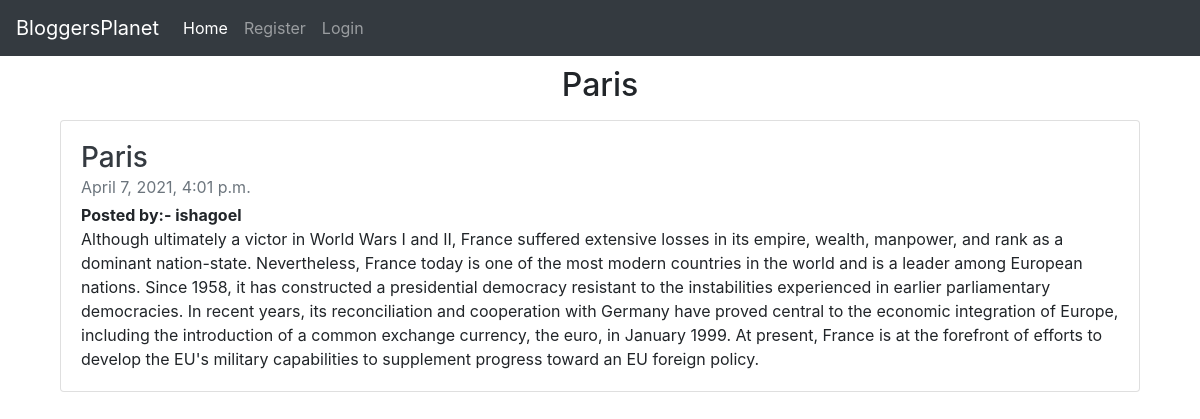
Screenshot of /blog_detail/1 with the database file from the repository.
### myapp1/models.py (models this page shows, shortened)
class Blog(models.Model):
    user_id=models.ForeignKey(User,on_delete=models.CASCADE)
    title=models.CharField(max_length=150)
    dsc=models.TextField()
    date= models.DateTimeField(auto_now_add=True,null=True)

### myapp1/views.py (the view)
# urls.py: path('blog_detail/<int:id>', views.blog_detail,name='blog_detail'),
def blog_detail(request,id):
    blog=Blog.objects.get(id=id)
    context={'blog':blog}
    return render(request,'blog_detail.html',context)

### templates/blog_detail.html (shortened to what this page needs)
<!DOCTYPE html>
<html lang="en">
<head>
    <link rel="stylesheet" href="https://maxcdn.bootstrapcdn.com/bootstrap/4.0.0/css/bootstrap.min.css">
    <link href="//maxcdn.bootstrapcdn.com/bootstrap/4.0.0/css/bootstrap.min.css" rel="stylesheet" id="bootstrap-css">
</head>
<body>
<nav class="navbar navbar-expand-lg navbar-dark bg-dark">
  <a class="navbar-brand" href="#">BloggersPlanet</a>
  <div class="collapse navbar-collapse" id="navbarSupportedContent">
    <ul class="navbar-nav mr-auto">
      <li class="nav-item active">
        <a class="nav-link" href="/">Home <span class="sr-only">(current)</span></a>
      </li>
      {%if user.is_authenticated%}
      <li class="nav-item">
        <a class="nav-link" href="/">{{request.user}}</a>
      </li>
      {% if user.id == blog.user_id_id%}
      <li class="nav-item">
        <a class="nav-link btn btn-primary mx-3" style="width:60px;" href="/edit/{{blog.id}}">Edit</a>
      </li>
      <li class="nav-item">
        <a class="nav-link btn btn-danger" href="/delete/{{blog.id}}">Delete</a>
      </li>
      {% endif%}
      {% else %}
      <li class="nav-item">
        <a class="nav-link" href="/register">Register</a>
      </li>
      <li class="nav-item">
        <a class="nav-link " href="/login">Login</a>
      </li>
      {%endif%}
    </ul>
  </div>
</nav>
<h2 class="text-center" style="margin:10px;">{{blog.title}} </h2>
<div class="container my-3">
  <div class="col-md-12">
          <div class="card flex-md-row mb-4 box-shadow h-md-250">
            <div class="card-body d-flex flex-column align-items-start">
              <h3 class="mb-0">
                <a class="text-dark" href="#">{{blog.title}}</a>
              </h3>
              <div class="mb-1 text-muted">{{blog.date}}</div>
              <b>Posted by:- {{blog.user_id.username}}</b>
              <p class="card-text mb-auto">{{blog.dsc}}</p>
            </div>
          </div>
        </div>
</div>
</body>
</html>

### rows the page displays
Blog: title "Paris", date "April 7, 2021, 4:01 p.m.", user_id.username "ishagoel", dsc "Although ultimately a victor in World Wars I and II, France suffered extensive losses in its empire, wealth, manpower, and rank as a dominant nation-state. Nevertheless, France today is one of the most modern countries in the world and is a leader among European nations. Since 1958, it has constructed a presidential democracy resistant to the instabilities experienced in earlier parliamentary democracies. In recent years, its reconciliation and cooperation with Germany have proved central to the economic integration of Europe, including the introduction of a common exchange currency, the euro, in January 1999. At present, France is at the forefront of efforts to develop the EU's military…"
